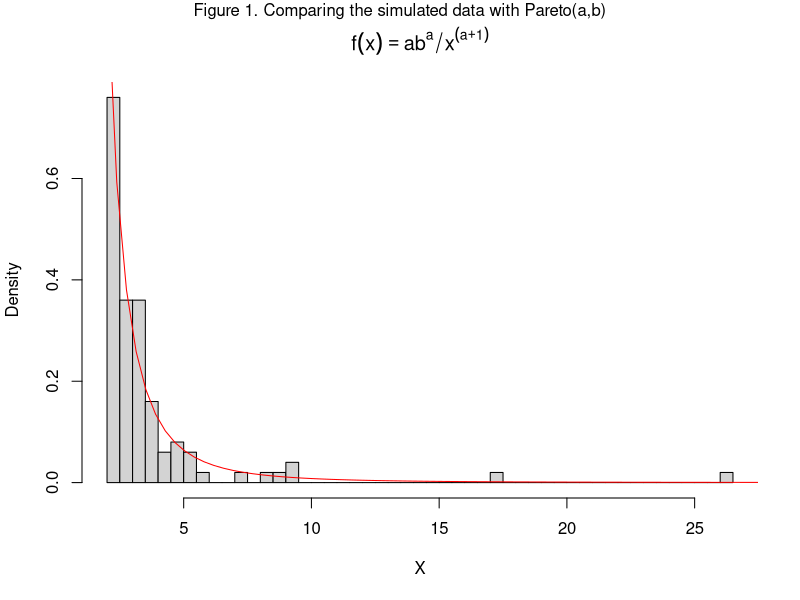

Write the R code that produced this figure.
## ---- chunk 1
## Global options
knitr::opts_chunk$set(
  cache = TRUE,
  prompt = TRUE,
  comment = '',
  collapse = TRUE,
  warning = FALSE,
  message = FALSE)
## ---- chunk 2
# define the quantile function of Pareto(a,b) distribution
quantile_Pareto <-function(prob, a, b){
  x <- b * (1-prob)^(-1/a)
  return(x)
}
# define the simulated sample size
n <- 100
u <- runif(n)
# based on the uniformly generated vector to get the random sample
X <- quantile_Pareto(u, 2, 2)
range(X)
## ---- chunk 3
# define the layout of graph's output
#par(mfrow=c(1,2))
# draw the density histogram of the simulated data
hist(X, prob = T, 
     breaks = 50, 
     main = expression(f(x)==ab^a/x^(a+1))) 
# prepare the Pareto(2,2) distribution
x <- seq(2,40,.38)
y <- 2*(2^2)/(x^(2+1))
# superimpose the lines on the simulated density
lines(x, y, col="red")
mtext("Figure 1. Comparing the simulated data with Pareto(a,b)",
      side = 3,
      line = -1,
      outer = T)
